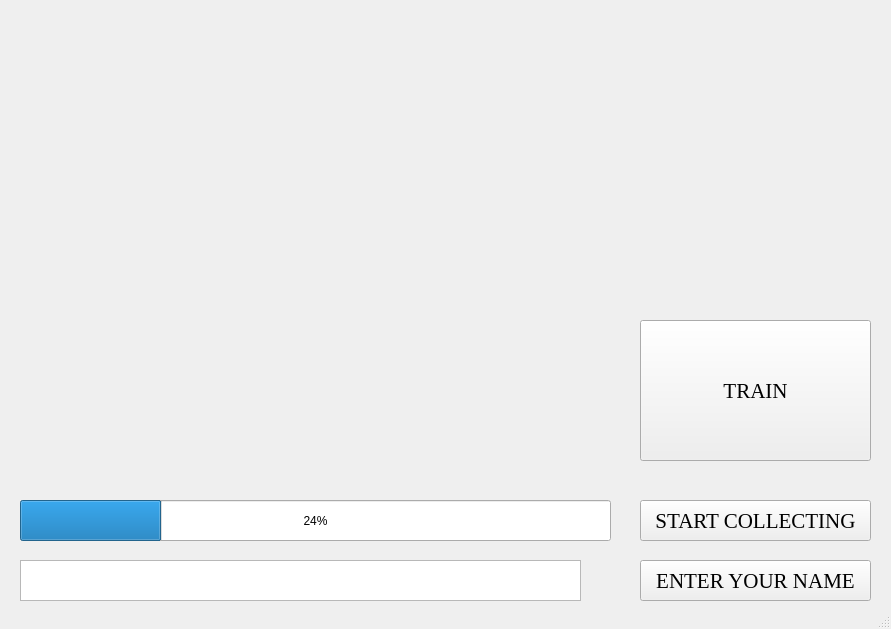
<?xml version="1.0" encoding="UTF-8"?>
<ui version="4.0">
 <class>MainWindow</class>
 <widget class="QMainWindow" name="MainWindow">
  <property name="geometry">
   <rect>
    <x>0</x>
    <y>0</y>
    <width>891</width>
    <height>629</height>
   </rect>
  </property>
  <property name="windowTitle">
   <string>MainWindow</string>
  </property>
  <widget class="QWidget" name="centralwidget">
   <widget class="QWidget" name="camera" native="true">
    <property name="geometry">
     <rect>
      <x>20</x>
      <y>20</y>
      <width>591</width>
      <height>441</height>
     </rect>
    </property>
   </widget>
   <widget class="QLabel" name="label_5">
    <property name="geometry">
     <rect>
      <x>640</x>
      <y>20</y>
      <width>221</width>
      <height>281</height>
     </rect>
    </property>
    <property name="font">
     <font>
      <family>Microsoft JhengHei UI</family>
      <pointsize>20</pointsize>
     </font>
    </property>
    <property name="text">
     <string/>
    </property>
   </widget>
   <widget class="QPushButton" name="pushButton">
    <property name="geometry">
     <rect>
      <x>640</x>
      <y>500</y>
      <width>231</width>
      <height>41</height>
     </rect>
    </property>
    <property name="font">
     <font>
      <family>Times New Roman</family>
      <pointsize>16</pointsize>
     </font>
    </property>
    <property name="text">
     <string>START COLLECTING</string>
    </property>
   </widget>
   <widget class="QTextEdit" name="textEdit">
    <property name="geometry">
     <rect>
      <x>20</x>
      <y>560</y>
      <width>561</width>
      <height>41</height>
     </rect>
    </property>
    <property name="font">
     <font>
      <family>Times New Roman</family>
      <pointsize>16</pointsize>
     </font>
    </property>
   </widget>
   <widget class="QProgressBar" name="progressBar">
    <property name="geometry">
     <rect>
      <x>20</x>
      <y>500</y>
      <width>591</width>
      <height>41</height>
     </rect>
    </property>
    <property name="value">
     <number>24</number>
    </property>
   </widget>
   <widget class="QPushButton" name="pushButton_2">
    <property name="geometry">
     <rect>
      <x>640</x>
      <y>560</y>
      <width>231</width>
      <height>41</height>
     </rect>
    </property>
    <property name="font">
     <font>
      <family>Times New Roman</family>
      <pointsize>16</pointsize>
     </font>
    </property>
    <property name="text">
     <string>ENTER YOUR NAME</string>
    </property>
   </widget>
   <widget class="QPushButton" name="pushButton_3">
    <property name="geometry">
     <rect>
      <x>640</x>
      <y>320</y>
      <width>231</width>
      <height>141</height>
     </rect>
    </property>
    <property name="font">
     <font>
      <family>Times New Roman</family>
      <pointsize>16</pointsize>
     </font>
    </property>
    <property name="text">
     <string>TRAIN</string>
    </property>
   </widget>
  </widget>
  <widget class="QStatusBar" name="statusbar"/>
 </widget>
 <resources/>
 <connections/>
</ui>
